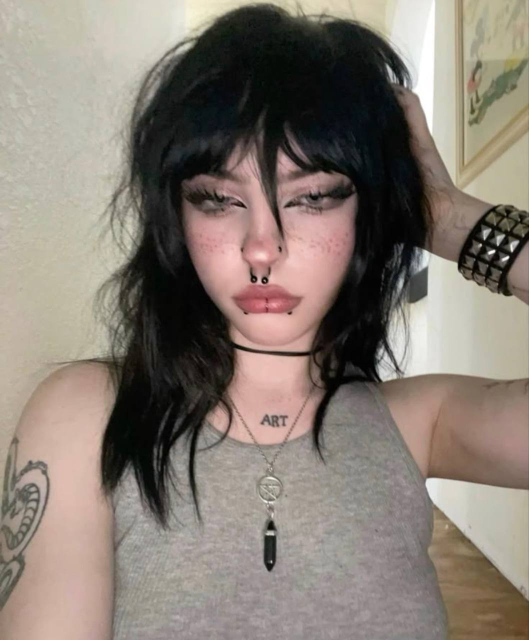
#> input picture код/inbox_0808/in01.jpg, 1058 x 1280 px (shown at 1/2 size)
$ python _katyatext.py inbox_0808/in01.jpg inbox_0808/in02.jpg inbox_0808/in02.jpg inbox_0808/in02.jpg
#> lines starting #> are read from the running program, lines starting #| are printed output that depends on the picture
# Подпись на аву. Героиню слегка поднимаем, подпись компактная, всё внутри круга.
import sys, os, math
from PIL import Image, ImageDraw, ImageFont
SRC=sys.argv[1]; OUT=sys.argv[2]; FONT=sys.argv[3]; MODE=sys.argv[4] if len(sys.argv)>4 else 'two'
S=1024
im=Image.open(SRC).convert('RGB').resize((S,S), Image.LANCZOS)
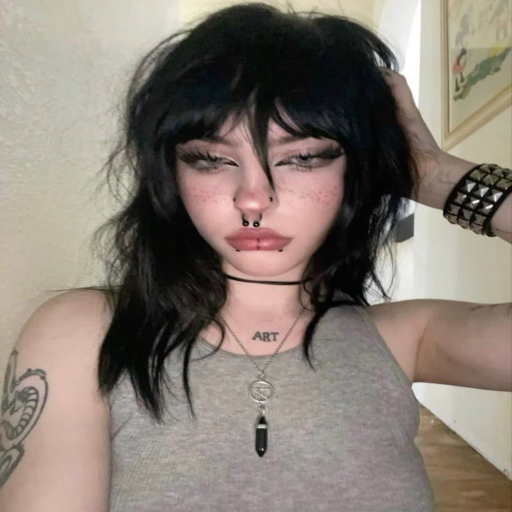
#> im: PIL image 1024x1024 RGB (shown at 1/2 size); mean R, G, B 134.4, 124.3, 115.1
# зум 12% и сдвиг вверх: освобождаем низ под подпись, жест остаётся видимым
z=1.12; big=im.resize((int(S*z),int(S*z)), Image.LANCZOS)
ox=(big.width-S)//2; oy=int((big.height-S)*0.30)
#> after `ox = (big.width - S) // 2`: ox = 61
#> after `oy = int((big.height - S) * 0.3)`: oy = 36
im=big.crop((ox,oy,ox+S,oy+S))
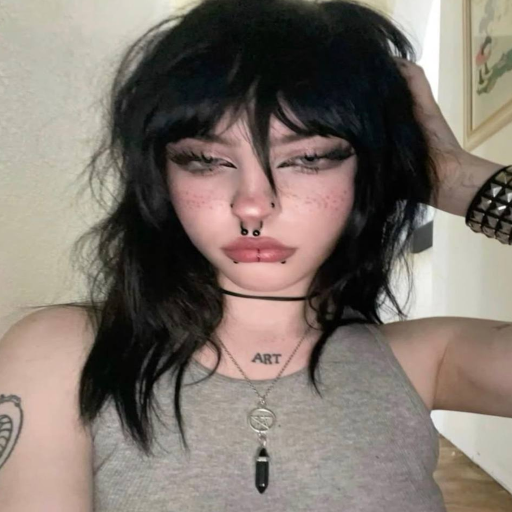
#> im: PIL image 1024x1024 RGB (shown at 1/2 size); mean R, G, B 127, 116.9, 108.8
d=ImageDraw.Draw(im,'RGBA')
lines=(['СПРОСИ','У КАТИ'] if MODE=='two' else ['КАТЯ'])
def chord(yc):
    dy=abs(yc-S/2)/(S/2)
    return 2*(S/2)*math.sqrt(max(0.0,1-dy*dy))
band_cy=int(S*0.815)
maxw=chord(band_cy)*0.78
size=int(S*0.105) if MODE=='two' else int(S*0.17)
while size>12:
    f=ImageFont.truetype(FONT,size)
    if max(d.textbbox((0,0),l,font=f)[2] for l in lines)<=maxw: break
    size-=2
#> after the loop, size = 174
f=ImageFont.truetype(FONT,size)
lh=int(size*1.0); total=lh*len(lines); top=band_cy-total//2
#> after `lh = int(size * 1.0)`: lh = 174
#> after `total = lh * len(lines)`: total = 174
#> after `top = band_cy - total // 2`: top = 747
pad_x=int(size*0.5); pad_y=int(size*0.22)
#> after `pad_x = int(size * 0.5)`: pad_x = 87
#> after `pad_y = int(size * 0.22)`: pad_y = 38
w=max(d.textbbox((0,0),l,font=f)[2] for l in lines)
#> w = 470
x0=(S-w)//2-pad_x; x1=(S+w)//2+pad_x; y0=top-pad_y; y1=top+total+pad_y
#> after `x0 = (S - w) // 2 - pad_x`: x0 = 190
#> after `x1 = (S + w) // 2 + pad_x`: x1 = 834
#> after `y0 = top - pad_y`: y0 = 709
#> after `y1 = top + total + pad_y`: y1 = 959
d.rounded_rectangle([x0,y0,x1,y1], radius=int((y1-y0)*0.28), fill=(17,17,20,210))
for i,l in enumerate(lines):
    bb=d.textbbox((0,0),l,font=f)
    d.text(((S-(bb[2]-bb[0]))//2-bb[0], top+i*lh-bb[1]), l, font=f, fill=(255,255,255,255))
#> this loop made 1 pass
#> bb on pass 1: (0, 35, 470, 162)
im.save(OUT,'JPEG',quality=94)
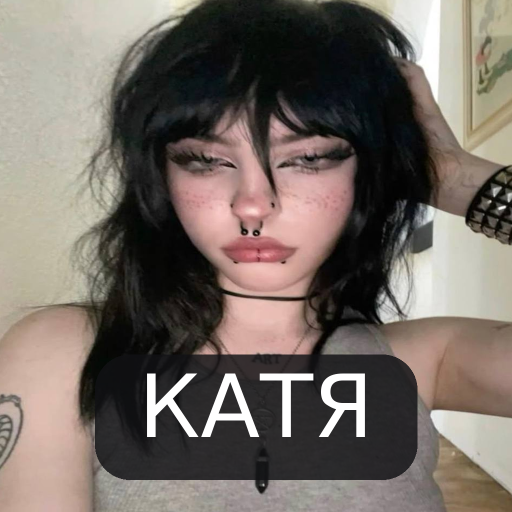
#> saved as in02.jpg: PIL image 1024x1024 RGB (shown at 1/2 size); mean R, G, B 116, 106.8, 99.8

$ run again, on код/inbox_0808/in03.jpg
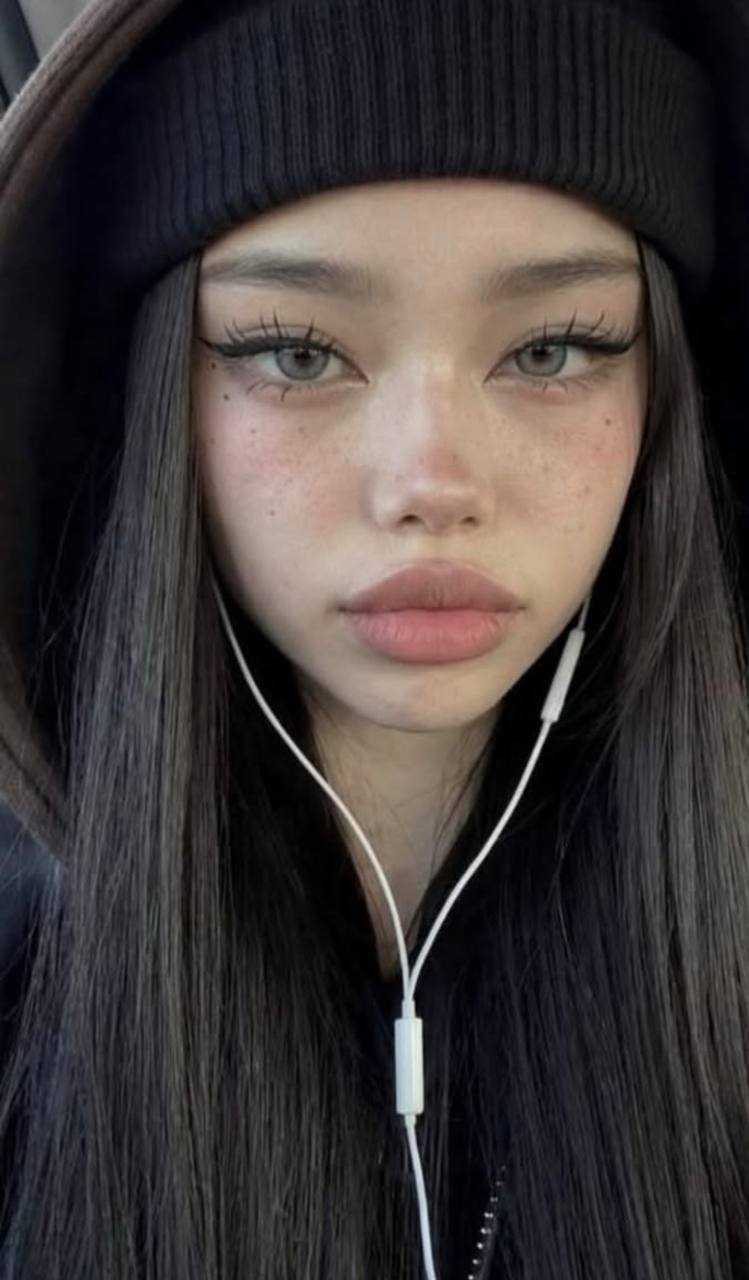
#> input picture код/inbox_0808/in03.jpg, 749 x 1280 px
#> `im=big.crop((ox,oy,ox+S,oy+S))`:
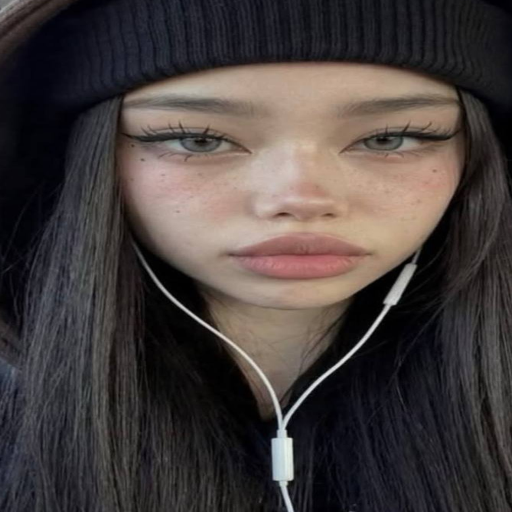
#> im: PIL image 1024x1024 RGB (shown at 1/2 size); mean R, G, B 70.1, 62.4, 61
#> after the loop `while size>12:`: size = 174
#> top = 747
#> pad_x = 87
#> pad_y = 38
#> w = 470
#> x0 = 190
#> x1 = 834
#> y0 = 709
#> y1 = 959
#> the loop `for i,l in enumerate(lines):` made 1 pass
#> bb on pass 1: (0, 35, 470, 162)
#> `im.save(OUT,'JPEG',quality=94)`:
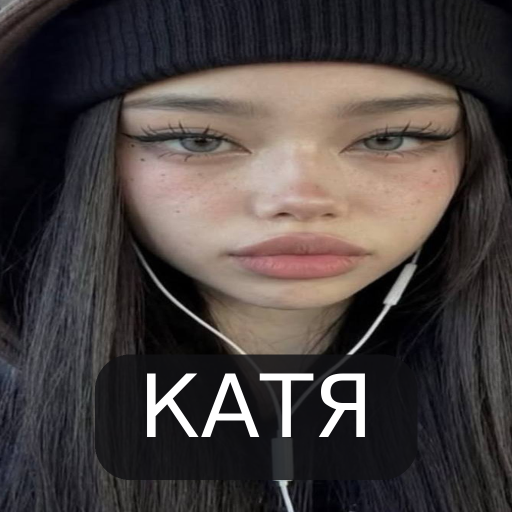
#> saved as in03.jpg: PIL image 1024x1024 RGB (shown at 1/2 size); mean R, G, B 72.1, 64.6, 63.1

$ run again, on код/inbox_0808/in04.jpg
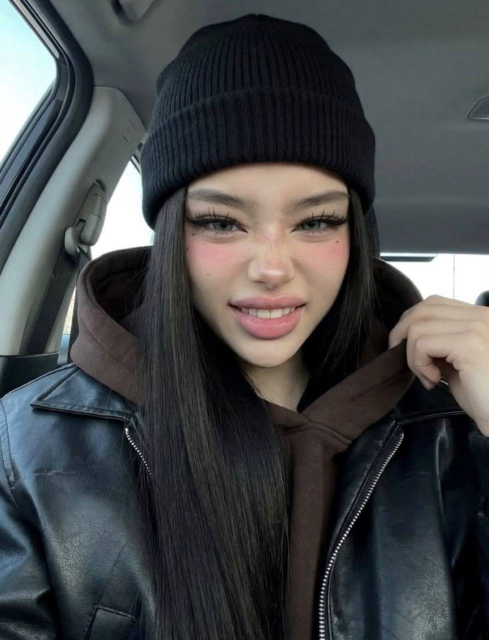
#> input picture код/inbox_0808/in04.jpg, 978 x 1280 px (shown at 1/2 size)
#> `im=big.crop((ox,oy,ox+S,oy+S))`:
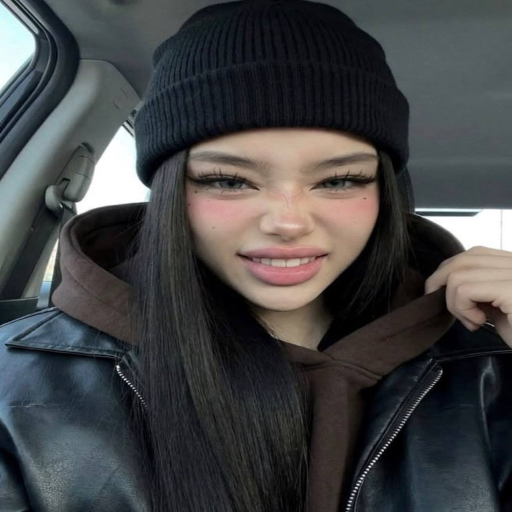
#> im: PIL image 1024x1024 RGB (shown at 1/2 size); mean R, G, B 66.7, 67.5, 68.8
#> after the loop `while size>12:`: size = 174
#> top = 747
#> pad_x = 87
#> pad_y = 38
#> w = 470
#> x0 = 190
#> x1 = 834
#> y0 = 709
#> y1 = 959
#> the loop `for i,l in enumerate(lines):` made 1 pass
#> bb on pass 1: (0, 35, 470, 162)
#> `im.save(OUT,'JPEG',quality=94)`:
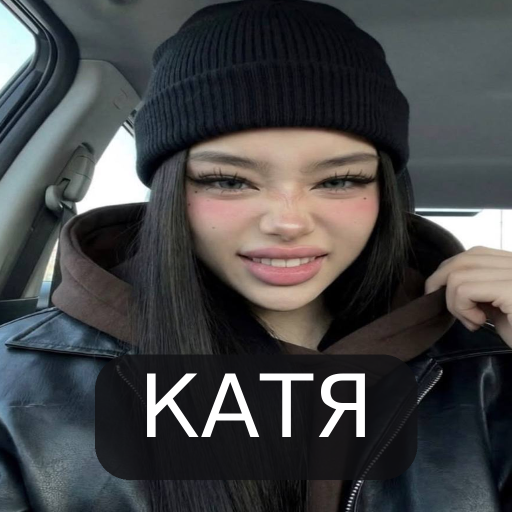
#> saved as in04.jpg: PIL image 1024x1024 RGB (shown at 1/2 size); mean R, G, B 68.7, 69.4, 70.7

$ run again, on код/inbox_0808/in05.jpg
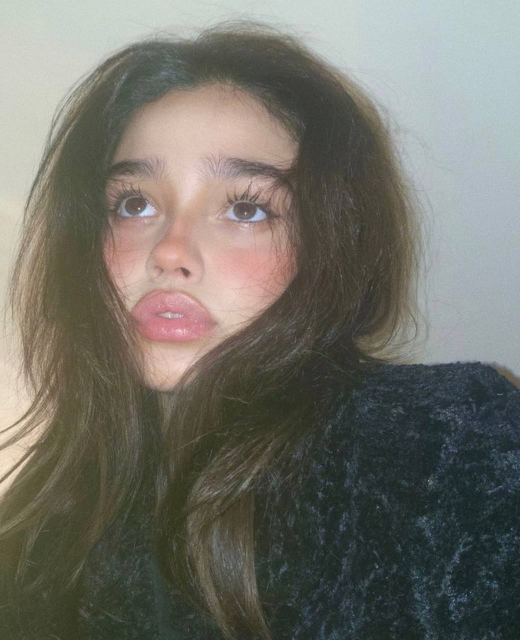
#> input picture код/inbox_0808/in05.jpg, 1040 x 1280 px (shown at 1/2 size)
#> `im=big.crop((ox,oy,ox+S,oy+S))`:
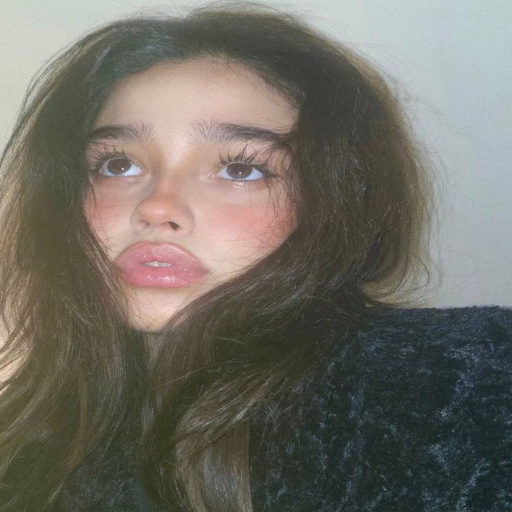
#> im: PIL image 1024x1024 RGB (shown at 1/2 size); mean R, G, B 111.5, 108.5, 99.8
#> after the loop `while size>12:`: size = 174
#> top = 747
#> pad_x = 87
#> pad_y = 38
#> w = 470
#> x0 = 190
#> x1 = 834
#> y0 = 709
#> y1 = 959
#> the loop `for i,l in enumerate(lines):` made 1 pass
#> bb on pass 1: (0, 35, 470, 162)
#> `im.save(OUT,'JPEG',quality=94)`:
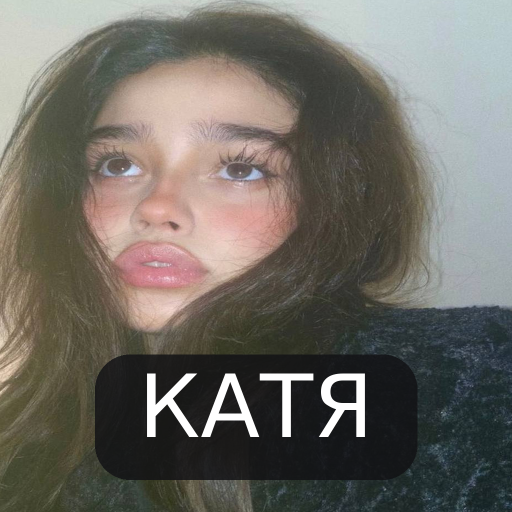
#> saved as in05.jpg: PIL image 1024x1024 RGB (shown at 1/2 size); mean R, G, B 110.6, 107.1, 100.1
